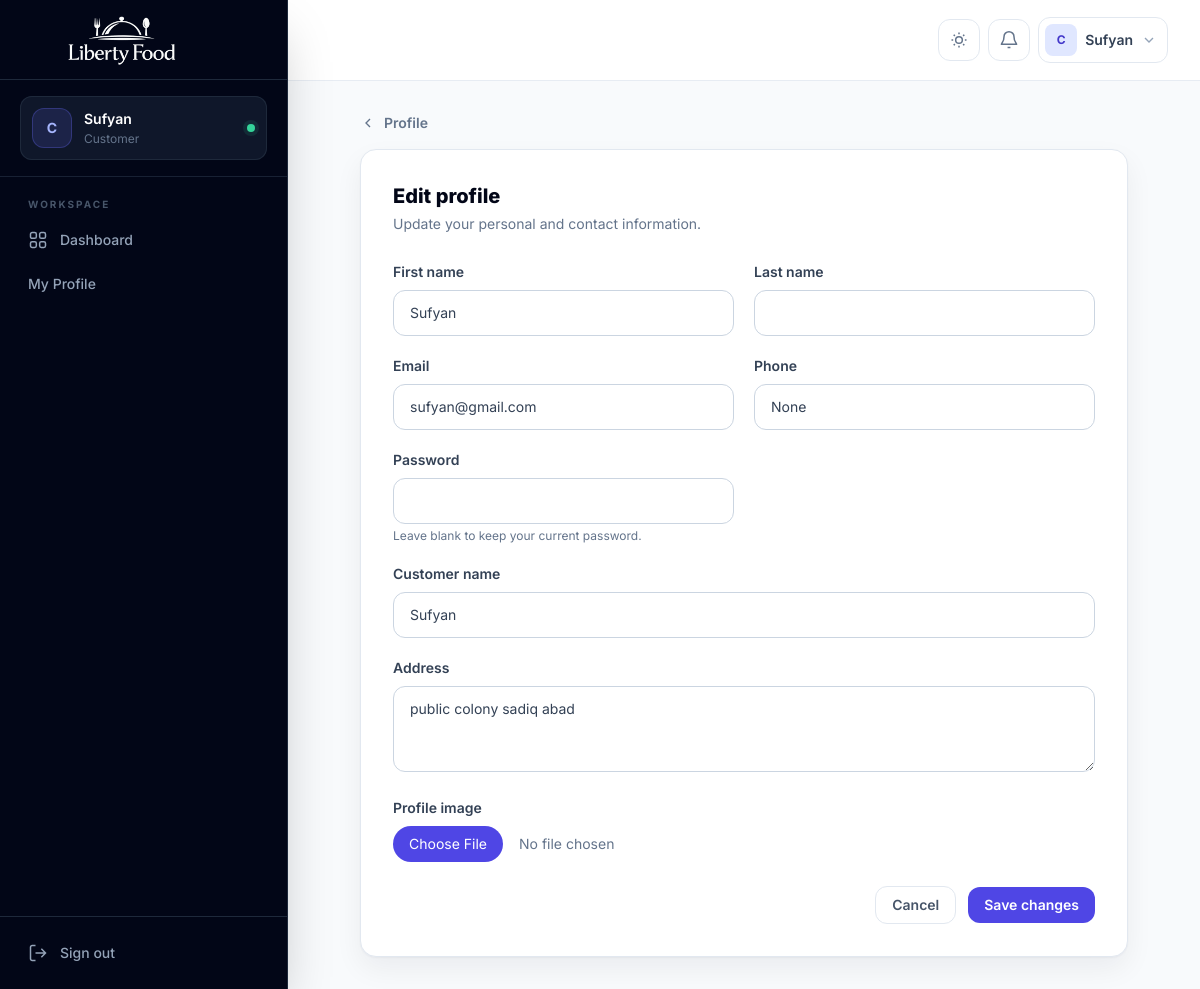
Screenshot of /accounts/edit-profile/ (signed in) with the database file from the repository.
### accounts/models.py (models this page shows, shortened)
class CustomUser(AbstractUser):
    email = models.EmailField(unique=True)
    ROLE_CHOICES = (
        ('admin', 'Admin'),
        ('employee', 'Employee'),
        ('customer', 'Customer'),
    )
    role = models.CharField(
        max_length=20,
        choices=ROLE_CHOICES,
        default='customer'
    )
    phone = models.CharField(
        max_length=15,
        blank=True,
        null=True
    )
    profile_image = models.ImageField(
        upload_to='profiles/',
        blank=True,
        null=True
    )

### people_app/models.py (models this page shows, shortened)
class Customer(models.Model):
    user = models.OneToOneField(settings.AUTH_USER_MODEL, on_delete=models.CASCADE, null=True, blank=True, unique=True)
    name = models.CharField(max_length=100)
    email = models.EmailField(unique=True)
    address = models.TextField()
    phone = models.CharField(max_length=20, null=True, blank=True)

### accounts/views.py (the view, shortened to what this page needs)
# urls.py: path('edit-profile/', views.edit_profile, name='edit_profile'),
@login_required
def edit_profile(request):
    customer = None
    if request.user.role == "customer":
        try:
            customer = Customer.objects.get(user=request.user)
        except Customer.DoesNotExist:
            customer = None
    return render(request, "edit_profile_user.html", {"customer": customer})

### templates/edit_profile_user.html (shortened to what this page needs)
{% extends "base.html" %}
{% block content %}
<div class="mx-auto max-w-3xl">
  <a href="{% url 'profile' %}" class="mb-4 inline-flex items-center gap-2 text-sm font-semibold text-slate-500 hover:text-indigo-600">
    <svg class="h-4 w-4" viewBox="0 0 24 24" fill="none" stroke="currentColor" stroke-width="2"><path d="m15 18-6-6 6-6"/></svg>
    Profile
  </a>
  <section class="rounded-2xl border border-slate-200 bg-white p-6 shadow-soft dark:border-slate-800 dark:bg-slate-900 sm:p-8">
    <h1 class="text-xl font-extrabold text-slate-950 dark:text-white">Edit profile</h1>
    <p class="mt-1 text-sm text-slate-500">Update your personal and contact information.</p>
    <form method="POST" enctype="multipart/form-data" class="mt-7">{% csrf_token %}
      <div class="grid gap-5 sm:grid-cols-2">
        <div>
          <label class="mb-2 block text-sm font-semibold">First name</label>
          <input type="text" name="first_name" value="{{ request.user.first_name }}" class="w-full rounded-xl border border-slate-300 bg-white px-4 py-3 text-sm dark:border-slate-700 dark:bg-slate-950">
        </div>
        <div>
          <label class="mb-2 block text-sm font-semibold">Last name</label>
          <input type="text" name="last_name" value="{{ request.user.last_name }}" class="w-full rounded-xl border border-slate-300 bg-white px-4 py-3 text-sm dark:border-slate-700 dark:bg-slate-950">
        </div>
        <div>
          <label class="mb-2 block text-sm font-semibold">Email</label>
          <input type="email" name="email" value="{{ request.user.email }}" class="w-full rounded-xl border border-slate-300 bg-white px-4 py-3 text-sm dark:border-slate-700 dark:bg-slate-950">
        </div>
        <div>
          <label class="mb-2 block text-sm font-semibold">Phone</label>
          <input type="text" name="phone" value="{{ request.user.phone }}" class="w-full rounded-xl border border-slate-300 bg-white px-4 py-3 text-sm dark:border-slate-700 dark:bg-slate-950">
        </div>
        <div>
          <label class="mb-2 block text-sm font-semibold">Password</label>
          <input type="password" name="password" autocomplete="new-password" class="w-full rounded-xl border border-slate-300 bg-white px-4 py-3 text-sm dark:border-slate-700 dark:bg-slate-950">
          <p class="mt-1 text-xs text-slate-500">Leave blank to keep your current password.</p>
        </div>
        {% if request.user.role == 'customer' %}
        <div class="sm:col-span-2">
          <label class="mb-2 block text-sm font-semibold">Customer name</label>
          <input type="text" name="customer_name" value="{{ customer.name|default:request.user.first_name }}" class="w-full rounded-xl border border-slate-300 bg-white px-4 py-3 text-sm dark:border-slate-700 dark:bg-slate-950">
        </div>
        <div class="sm:col-span-2">
          <label class="mb-2 block text-sm font-semibold">Address</label>
          <textarea name="address" rows="3" class="w-full rounded-xl border border-slate-300 bg-white px-4 py-3 text-sm dark:border-slate-700 dark:bg-slate-950">{{ customer.address|default:'' }}</textarea>
        </div>
        {% endif %}
        <div class="sm:col-span-2">
          <label class="mb-2 block text-sm font-semibold">Profile image</label>
          <input type="file" name="profile_image" class="block w-full text-sm text-slate-500 file:mr-4 file:rounded-full file:border-0 file:bg-indigo-600 file:px-4 file:py-2 file:text-sm file:text-white">
        </div>
      </div>
      <div class="mt-6 flex items-center justify-end gap-3">
        <a href="{% url 'profile' %}" class="inline-flex items-center gap-2 rounded-xl border border-slate-200 bg-white px-4 py-2 text-sm font-semibold text-slate-600 hover:bg-slate-50">Cancel</a>
        <button type="submit" class="inline-flex items-center gap-2 rounded-xl bg-indigo-600 px-4 py-2 text-sm font-semibold text-white">Save changes</button>
      </div>
    </form>
  </section>
</div>
{% endblock %}

### templates/base.html (shortened to what this page needs)
{% load static %}
<!DOCTYPE html>
<html lang="en" class="h-full scroll-smooth">
<head>
  <script src="https://cdn.tailwindcss.com"></script>
</head>
<body class="h-full bg-slate-50 font-sans text-slate-700 antialiased dark:bg-slate-950 dark:text-slate-300">
  <aside id="sidebar" class="fixed inset-y-0 left-0 z-50 flex w-72 -translate-x-full flex-col border-r border-slate-800 bg-slate-950 text-slate-300 shadow-2xl transition-transform duration-300 lg:translate-x-0">
    <div class="flex h-20 items-center gap-3 border-b border-slate-800 px-5">
      <a href="{% url 'home' %}" class="block h-16 w-52" aria-label="Liberty Food home">
        <img src="{% static 'liberty-food-logo-cropped.png' %}" alt="Liberty Food" class="h-full w-full object-contain">
      </a>
    </div>
    <div class="border-b border-slate-800/80 px-5 py-4">
      <div class="flex items-center gap-3 rounded-xl bg-slate-900 px-3 py-3 ring-1 ring-inset ring-slate-800">
        {% if request.user.profile_image %}
          <img src="{{ request.user.profile_image.url }}" alt="{{ request.user.username }}" class="h-10 w-10 rounded-xl object-cover ring-2 ring-indigo-500/40">
        {% else %}
          <div class="flex h-10 w-10 items-center justify-center rounded-xl bg-indigo-500/15 text-sm font-bold uppercase text-indigo-300 ring-1 ring-inset ring-indigo-500/30">
            {{ request.user.username|slice:":1" }}
          </div>
        {% endif %}
        <div class="min-w-0">
          <p class="truncate text-sm font-semibold text-white">{{ request.user.get_full_name|default:request.user.username }}</p>
          <p class="mt-0.5 truncate text-xs capitalize text-slate-500">{{ request.user.role|default:"Team member" }}</p>
        </div>
        <span class="ml-auto h-2 w-2 rounded-full bg-emerald-400 ring-4 ring-emerald-400/10" title="Online"></span>
      </div>
    </div>
    <nav class="flex-1 overflow-y-auto px-4 py-5" aria-label="Primary navigation">
      <p class="mb-2 px-3 text-[10px] font-bold uppercase tracking-[.2em] text-slate-600">Workspace</p>
      <div class="space-y-1">
        <a href="{% url 'home' %}" class="nav-link flex items-center gap-3 rounded-xl px-3 py-2.5 text-sm font-medium transition {% if request.resolver_match.url_name == 'home' %}bg-indigo-500 text-white shadow-lg shadow-indigo-950/30{% else %}text-slate-400 hover:bg-slate-900 hover:text-white{% endif %}">
          <svg class="h-5 w-5" viewBox="0 0 24 24" fill="none" stroke="currentColor" stroke-width="1.8"><rect x="3" y="3" width="7" height="7" rx="2"/><rect x="14" y="3" width="7" height="7" rx="2"/><rect x="3" y="14" width="7" height="7" rx="2"/><rect x="14" y="14" width="7" height="7" rx="2"/></svg>
          Dashboard
        </a>
        {% if request.user.role == 'employee' %}
          <a href="{% url 'profile' %}" class="nav-link flex items-center gap-3 rounded-xl px-3 py-2.5 text-sm font-medium text-slate-400 transition hover:bg-slate-900 hover:text-white">My Profile</a>
          <a href="{% url 'employee_detail' request.user.employee_profile.id %}" class="nav-link flex items-center gap-3 rounded-xl px-3 py-2.5 text-sm font-medium text-slate-400 transition hover:bg-slate-900 hover:text-white">My Salary</a>
          <a href="{% url 'my_transactions' %}" class="nav-link flex items-center gap-3 rounded-xl px-3 py-2.5 text-sm font-medium text-slate-400 transition hover:bg-slate-900 hover:text-white">Transaction History</a>
        {% elif request.user.role == 'customer' %}
          <a href="{% url 'profile' %}" class="nav-link flex items-center gap-3 rounded-xl px-3 py-2.5 text-sm font-medium text-slate-400 transition hover:bg-slate-900 hover:text-white">My Profile</a>
        {% endif %}
      </div>
    </nav>
    <div class="border-t border-slate-800 p-4">
      <a href="{% url 'logout' %}" class="flex items-center gap-3 rounded-xl px-3 py-2.5 text-sm font-medium text-slate-400 transition hover:bg-red-500/10 hover:text-red-400">
        <svg class="h-5 w-5" viewBox="0 0 24 24" fill="none" stroke="currentColor" stroke-width="1.8"><path d="M9 21H5a2 2 0 0 1-2-2V5a2 2 0 0 1 2-2h4M16 17l5-5-5-5M21 12H9"/></svg>
        Sign out
      </a>
    </div>
  </aside>
  <div id="app-main" class="min-h-full transition-all duration-300 lg:ml-72">
    <header id="topbar" class="sticky top-0 z-30 border-b border-slate-200/80 bg-white/90 backdrop-blur-xl dark:border-slate-800 dark:bg-slate-950/85">
      <div class="flex h-20 items-center gap-3 px-4 sm:px-6 lg:px-8">
        <div class="ml-auto flex items-center gap-2">
          <button id="theme-toggle" type="button" class="rounded-xl border border-slate-200 p-2.5 text-slate-500 transition hover:border-indigo-200 hover:bg-indigo-50 hover:text-indigo-600 dark:border-slate-800 dark:text-slate-400 dark:hover:border-indigo-900 dark:hover:bg-indigo-950/50 dark:hover:text-indigo-400" aria-label="Toggle color theme">
            <svg class="h-5 w-5 dark:hidden" viewBox="0 0 24 24" fill="none" stroke="currentColor" stroke-width="1.8"><path d="M12 3v2M12 19v2M3 12h2M19 12h2M5.64 5.64l1.42 1.42M16.94 16.94l1.42 1.42M18.36 5.64l-1.42 1.42M7.06 16.94l-1.42 1.42"/><circle cx="12" cy="12" r="4"/></svg>
          </button>
          <div class="relative">
            <button id="notification-trigger" type="button" class="relative rounded-xl border border-slate-200 p-2.5 text-slate-500 transition hover:bg-slate-50 dark:border-slate-800 dark:text-slate-400 dark:hover:bg-slate-900" aria-label="Notifications" aria-expanded="false">
              <svg class="h-5 w-5" viewBox="0 0 24 24" fill="none" stroke="currentColor" stroke-width="1.8"><path d="M18 8a6 6 0 0 0-12 0c0 7-3 7-3 9h18c0-2-3-2-3-9M13.7 21h-3.4"/></svg>
            </button>
          </div>
          <div class="relative">
            <button id="profile-trigger" type="button" class="flex items-center gap-2 rounded-xl border border-slate-200 bg-white p-1.5 pr-2.5 transition hover:bg-slate-50 dark:border-slate-800 dark:bg-slate-900 dark:hover:bg-slate-800" aria-expanded="false">
              {% if request.user.profile_image %}
                <img src="{{ request.user.profile_image.url }}" alt="" class="h-8 w-8 rounded-lg object-cover">
              {% else %}
                <span class="flex h-8 w-8 items-center justify-center rounded-lg bg-indigo-100 text-xs font-bold uppercase text-indigo-700 dark:bg-indigo-500/15 dark:text-indigo-300">{{ request.user.username|slice:":1" }}</span>
              {% endif %}
              <span class="hidden max-w-32 truncate text-sm font-semibold text-slate-700 dark:text-slate-200 sm:block">{{ request.user.get_full_name|default:request.user.username }}</span>
              <svg class="hidden h-4 w-4 text-slate-400 sm:block" viewBox="0 0 24 24" fill="none" stroke="currentColor" stroke-width="2"><path d="m6 9 6 6 6-6"/></svg>
            </button>
          </div>
        </div>
      </div>
    </header>
    <main class="px-4 py-6 sm:px-6 lg:px-8 lg:py-8">
      <div class="mx-auto max-w-[1600px]">
        {% block content %}{% endblock %}
      </div>
    </main>
  </div>
</body>
</html>

### templates/base.html (style rules this page uses)
* { scrollbar-width: thin; scrollbar-color: #94a3b8 transparent; }
.nav-link svg, .action-icon svg { pointer-events: none; }

### rows the page displays
CustomUser: user.username "C", user.get_full_name "Sufyan", user.role "Customer", first_name "Sufyan", email "sufyan@gmail.com", phone "None"
Customer: customer_name "Sufyan", address "public colony sadiq abad"
